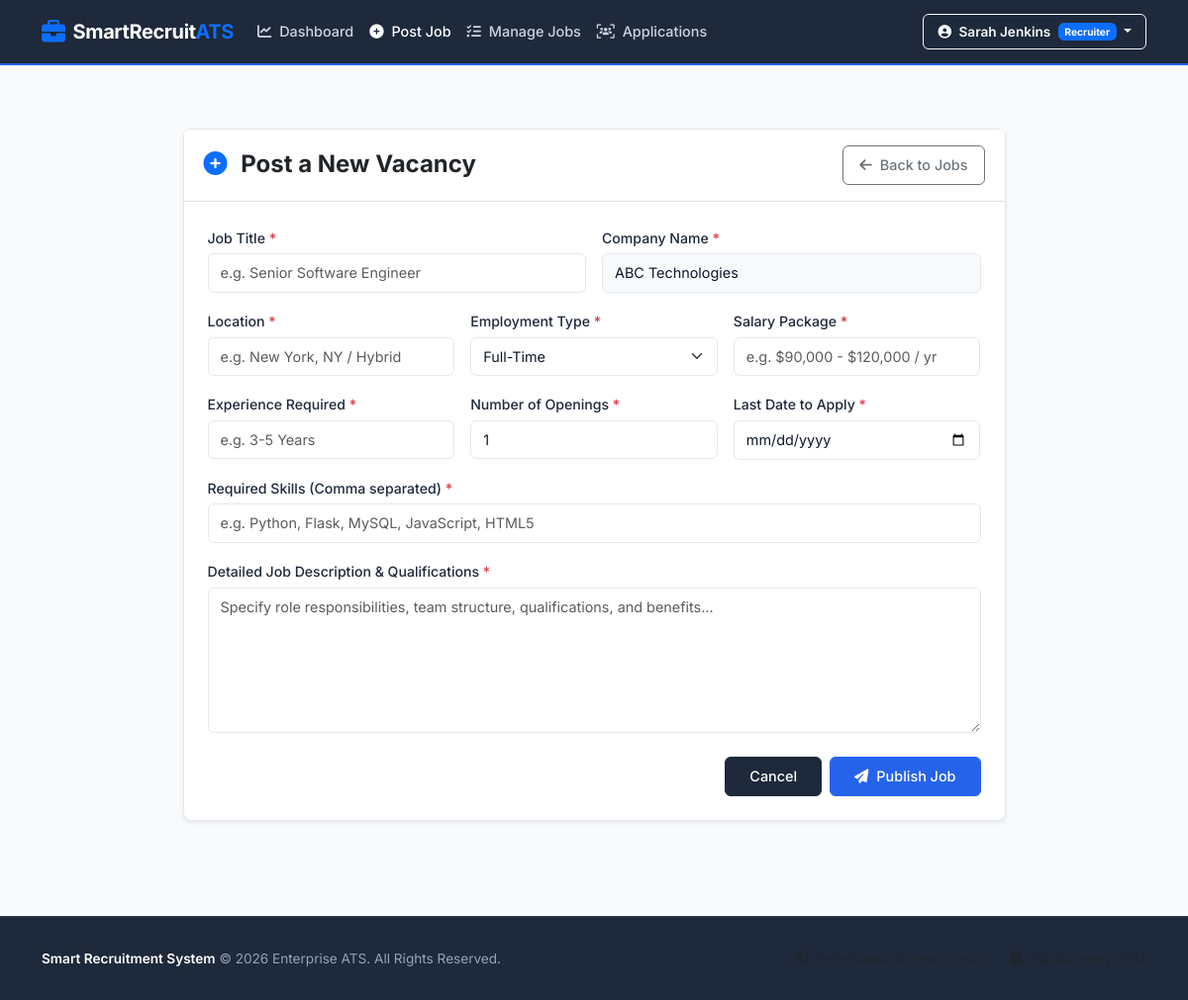
Page /recruiter/post-job (signed in) on the committed database.
### models.py (models this page shows, shortened)
class User(UserMixin, db.Model):
    __tablename__ = 'users'
    id = db.Column(db.Integer, primary_key=True)
    full_name = db.Column(db.String(120), nullable=False)
    email = db.Column(db.String(120), unique=True, nullable=False, index=True)
    password_hash = db.Column(db.String(256), nullable=False)
    role = db.Column(db.String(20), nullable=False)  # 'recruiter' or 'candidate'
    company_name = db.Column(db.String(200), nullable=True)
    company_description = db.Column(db.Text, nullable=True)
    company_location = db.Column(db.String(200), nullable=True)
    company_website = db.Column(db.String(300), nullable=True)
    phone = db.Column(db.String(20), nullable=True)
    address = db.Column(db.String(255), nullable=True)
    skills = db.Column(db.Text, nullable=True)
    education = db.Column(db.Text, nullable=True)
    experience = db.Column(db.Text, nullable=True)
    resume_path = db.Column(db.String(255), nullable=True)
    created_at = db.Column(db.DateTime, default=datetime.utcnow)
    posted_jobs = db.relationship('Job', backref='recruiter', lazy=True, cascade="all, delete-orphan")
    applications = db.relationship('Application', backref='candidate', lazy=True, cascade="all, delete-orphan")
    @property
    def is_recruiter(self):
        return self.role == 'recruiter'

### routes.py (the view, shortened to what this page needs)
@main.route('/recruiter/post-job', methods=['GET', 'POST'])
@recruiter_required
def post_job():
    return render_template('recruiter/post_job.html')

### app.py (called while the page is built)
def create_app():
    app = Flask(__name__)
    app.config.from_object(Config)
    os.makedirs(app.config['UPLOAD_FOLDER'], exist_ok=True)
    db.init_app(app)
    login_manager = LoginManager()
    login_manager.login_view = 'main.login'
    login_manager.login_message = 'Please log in to access this page.'
    login_manager.login_message_category = 'warning'
    login_manager.init_app(app)
    @login_manager.user_loader
    def load_user(user_id):
        return User.query.get(int(user_id))
    app.register_blueprint(main_blueprint)
    @app.errorhandler(404)
    def page_not_found(e):
        return render_template('base.html', page_error="404 Page Not Found"), 404
    @app.errorhandler(500)
    def internal_server_error(e):
        return render_template('base.html', page_error="500 Internal Server Error"), 500
    with app.app_context():
        db.create_all()
    return app

### routes.py (called while the page is built)
def recruiter_required(f):
    @wraps(f)
    @login_required
    def decorated_function(*args, **kwargs):
        if not current_user.is_recruiter:
            flash('Access denied. Recruiter privileges required.', 'danger')
            return redirect(url_for('main.dashboard_redirect'))
        return f(*args, **kwargs)
    return decorated_function

### templates/recruiter/post_job.html (shortened to what this page needs)
{% extends "base.html" %}
{% block content %}
<div class="container py-4">
  <div class="row justify-content-center">
    <div class="col-lg-9">
      <div class="card card-corporate shadow-sm">
        <div class="card-header bg-white py-3 border-bottom d-flex justify-content-between align-items-center">
          <h4 class="fw-bold mb-0 text-dark"><i class="fa-solid fa-plus-circle text-primary me-2"></i> Post a New Vacancy</h4>
          <a href="{{ url_for('main.manage_jobs') }}" class="btn btn-outline-secondary btn-sm"><i class="fa-solid fa-arrow-left me-1"></i> Back to Jobs</a>
        </div>
        <div class="card-body p-4">
          <form method="POST" action="{{ url_for('main.post_job') }}">
            <div class="row g-3 mb-3">
              <div class="col-md-6">
                <label for="title" class="form-label">Job Title <span class="text-danger">*</span></label>
                <input type="text" class="form-control" id="title" name="title" placeholder="e.g. Senior Software Engineer" required>
              </div>
              <div class="col-md-6">
                <label for="company" class="form-label">Company Name <span class="text-danger">*</span></label>
                <input type="text" class="form-control bg-light" id="company" name="company" value="{{ current_user.company_name or '' }}" placeholder="Company Name" required readonly>
              </div>
            </div>
            <div class="row g-3 mb-3">
              <div class="col-md-4">
                <label for="location" class="form-label">Location <span class="text-danger">*</span></label>
                <input type="text" class="form-control" id="location" name="location" placeholder="e.g. New York, NY / Hybrid" required>
              </div>
              <div class="col-md-4">
                <label for="employment_type" class="form-label">Employment Type <span class="text-danger">*</span></label>
                <select class="form-select" id="employment_type" name="employment_type" required>
                  <option value="Full-Time" selected>Full-Time</option>
                </select>
              </div>
              <div class="col-md-4">
                <label for="salary" class="form-label">Salary Package <span class="text-danger">*</span></label>
                <input type="text" class="form-control" id="salary" name="salary" placeholder="e.g. $90,000 - $120,000 / yr" required>
              </div>
            </div>
            <div class="row g-3 mb-3">
              <div class="col-md-4">
                <label for="experience" class="form-label">Experience Required <span class="text-danger">*</span></label>
                <input type="text" class="form-control" id="experience" name="experience" placeholder="e.g. 3-5 Years" required>
              </div>
              <div class="col-md-4">
                <label for="openings" class="form-label">Number of Openings <span class="text-danger">*</span></label>
                <input type="number" class="form-control" id="openings" name="openings" value="1" min="1" required>
              </div>
              <div class="col-md-4">
                <label for="last_date" class="form-label">Last Date to Apply <span class="text-danger">*</span></label>
                <input type="date" class="form-control" id="last_date" name="last_date" required>
              </div>
            </div>
            <div class="mb-3">
              <label for="skills" class="form-label">Required Skills (Comma separated) <span class="text-danger">*</span></label>
              <input type="text" class="form-control" id="skills" name="skills" placeholder="e.g. Python, Flask, MySQL, JavaScript, HTML5" required>
            </div>
            <div class="mb-4">
              <label for="description" class="form-label">Detailed Job Description & Qualifications <span class="text-danger">*</span></label>
              <textarea class="form-control" id="description" name="description" rows="6" placeholder="Specify role responsibilities, team structure, qualifications, and benefits..." required></textarea>
            </div>
            <div class="d-flex justify-content-end gap-2">
              <a href="{{ url_for('main.manage_jobs') }}" class="btn btn-secondary px-4">Cancel</a>
              <button type="submit" class="btn btn-primary px-4"><i class="fa-solid fa-paper-plane me-1"></i> Publish Job</button>
            </div>
          </form>
        </div>
      </div>
    </div>
  </div>
</div>
{% endblock %}

### templates/base.html (shortened to what this page needs)
<!DOCTYPE html>
<html lang="en">
<head>
  <link href="https://cdn.jsdelivr.net/npm/bootstrap@5.3.3/dist/css/bootstrap.min.css" rel="stylesheet">
  <link rel="stylesheet" href="https://cdnjs.cloudflare.com/ajax/libs/font-awesome/6.5.1/css/all.min.css">
  <link rel="stylesheet" href="{{ url_for('static', filename='css/custom.css') }}">
</head>
<body>
  <nav class="navbar navbar-expand-lg navbar-dark navbar-enterprise sticky-top">
    <div class="container">
      <a class="navbar-brand d-flex align-items-center gap-2" href="{{ url_for('main.home') }}">
        <i class="fa-solid fa-briefcase text-primary fs-4"></i>
        <span>SmartRecruit<span class="text-primary">ATS</span></span>
      </a>
      <div class="collapse navbar-collapse" id="enterpriseNavbar">
        <ul class="navbar-nav me-auto mb-2 mb-lg-0">
          {% if current_user.is_authenticated %}
            {% if current_user.is_recruiter %}
              <li class="nav-item">
                <a class="nav-link {% if request.endpoint == 'main.recruiter_dashboard' %}active{% endif %}" href="{{ url_for('main.recruiter_dashboard') }}">
                  <i class="fa-solid fa-chart-line me-1"></i> Dashboard
                </a>
              </li>
              <li class="nav-item">
                <a class="nav-link {% if request.endpoint == 'main.post_job' %}active{% endif %}" href="{{ url_for('main.post_job') }}">
                  <i class="fa-solid fa-plus-circle me-1"></i> Post Job
                </a>
              </li>
              <li class="nav-item">
                <a class="nav-link {% if request.endpoint == 'main.manage_jobs' %}active{% endif %}" href="{{ url_for('main.manage_jobs') }}">
                  <i class="fa-solid fa-list-check me-1"></i> Manage Jobs
                </a>
              </li>
              <li class="nav-item">
                <a class="nav-link {% if request.endpoint == 'main.view_applications' %}active{% endif %}" href="{{ url_for('main.view_applications') }}">
                  <i class="fa-solid fa-users-viewfinder me-1"></i> Applications
                </a>
              </li>
            {% endif %}
          {% else %}
            <li class="nav-item">
              <a class="nav-link {% if request.endpoint == 'main.home' %}active{% endif %}" href="{{ url_for('main.home') }}">
                <i class="fa-solid fa-house me-1"></i> Home
              </a>
            </li>
          {% endif %}
        </ul>
        <div class="d-flex align-items-center gap-2">
          {% if current_user.is_authenticated %}
            <div class="dropdown">
              <button class="btn btn-outline-light dropdown-toggle btn-nav-action" type="button" id="userMenuBtn" data-bs-toggle="dropdown" aria-expanded="false">
                <i class="fa-solid fa-circle-user me-1"></i> {{ current_user.full_name }}
                <span class="badge bg-primary text-white ms-1 text-capitalize">{{ current_user.role }}</span>
              </button>
            </div>
          {% endif %}
        </div>
      </div>
    </div>
  </nav>
  <main class="content-wrapper">
    {% block content %}{% endblock %}
  </main>
  <footer class="footer-enterprise">
    <div class="container">
      <div class="row align-items-center">
        <div class="col-md-6 text-center text-md-start mb-2 mb-md-0">
          <span class="fw-semibold text-white">Smart Recruitment System</span> &copy; 2026 Enterprise ATS. All Rights Reserved.
        </div>
        <div class="col-md-6 text-center text-md-end">
          <span class="text-muted me-3"><i class="fa-solid fa-shield-halved me-1"></i> Role-Based Access Control</span>
          <span class="text-muted"><i class="fa-solid fa-database me-1"></i> SQLAlchemy ORM</span>
        </div>
      </div>
    </div>
  </footer>
</body>
</html>

### static/css/custom.css (style rules this page uses)
:root { --primary-color: #2563EB; --primary-hover: #1D4ED8; --secondary-color: #1E293B; --secondary-hover: #0F172A; --success-color: #16A34A; --warning-color: #F59E0B; --danger-color: #DC2626; --info-color: #3B82F6; --bg-light: #F8FAFC; --card-bg: #FFFFFF; --border-color: #E2E8F0; --text-dark: #0F172A; --text-muted: #64748B; --text-light: #94A3B8; --font-family: 'Inter', -apple-system, BlinkMacSystemFont, 'Segoe UI', Roboto, sans-serif; --border-radius-sm: 4px; --border-radius: 6px; --border-radius-lg: 8px; }
body { font-family: var(--font-family); background-color: var(--bg-light); color: var(--text-dark); min-height: 100vh; display: flex; flex-direction: column; -webkit-font-smoothing: antialiased; }
main.content-wrapper { flex: 1 0 auto; padding-top: 1.5rem; padding-bottom: 3rem; }
.navbar-enterprise { background-color: var(--secondary-color); border-bottom: 2px solid var(--primary-color); padding: 0.75rem 1rem; }
.navbar-enterprise .navbar-brand { font-weight: 700; font-size: 1.25rem; color: #FFFFFF !important; letter-spacing: -0.02em; }
.navbar-enterprise .navbar-brand i { color: var(--primary-color); }
.navbar-enterprise .nav-link { color: #CBD5E1 !important; font-weight: 500; font-size: 0.9rem; padding: 0.5rem 0.85rem; transition: color 0.15s ease-in-out; }
.navbar-enterprise .nav-link:hover, .navbar-enterprise .nav-link.active { color: #FFFFFF !important; }
.navbar-enterprise .btn-nav-action { font-size: 0.85rem; font-weight: 600; border-radius: var(--border-radius); padding: 0.4rem 0.9rem; }
.btn { border-radius: var(--border-radius); font-weight: 500; font-size: 0.9rem; padding: 0.5rem 1rem; transition: all 0.15s ease; }
.btn-primary { background-color: var(--primary-color); border-color: var(--primary-color); color: #FFFFFF; }
.btn-secondary { background-color: var(--secondary-color); border-color: var(--secondary-color); color: #FFFFFF; }
.card-corporate { background: var(--card-bg); border: 1px solid var(--border-color); border-radius: var(--border-radius-lg); box-shadow: 0 1px 3px rgba(0, 0, 0, 0.05); margin-bottom: 1.5rem; }
.card-corporate .card-header { background-color: #FFFFFF; border-bottom: 1px solid var(--border-color); padding: 1rem 1.25rem; font-weight: 600; color: var(--secondary-color); }
.card-corporate .card-body { padding: 1.25rem; }
.form-label { font-weight: 500; font-size: 0.88rem; color: var(--secondary-color); margin-bottom: 0.35rem; }
.form-control, .form-select { border: 1px solid var(--border-color); border-radius: var(--border-radius); padding: 0.5rem 0.75rem; font-size: 0.9rem; color: var(--text-dark); background-color: #FFFFFF; }
footer.footer-enterprise { background-color: var(--secondary-color); color: #94A3B8; padding: 2rem 0; border-top: 1px solid #334155; font-size: 0.85rem; margin-top: auto; }

### rows in the picture
User: full_name "Sarah Jenkins", role "Recruiter", company "ABC Technologies"
